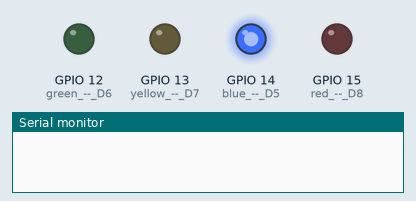
The sketch below on a simulated ESP8266 (NodeMCU). On the bench: output pins drawn as LEDs (lit = HIGH), the last lines printed to the serial monitor. WiFi joins after 1.5 s; servers stay silent unless stated; uploads are accepted with an empty reply.

Above: at 0.1 s.
At 6.3 s:
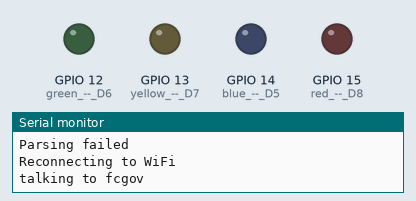
At 74.7 s:
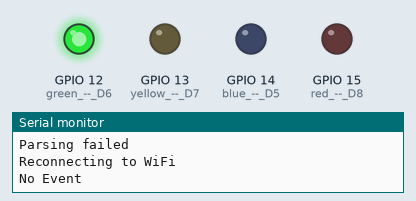
Timing chart, 0 to 76.2 s (numbered marks = the images above):
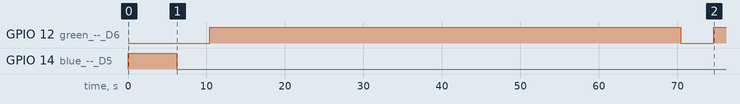

Measured:
- by itself, GPIO 12 (green_--_D6): LOW → HIGH at 10.4 s, → LOW 60.0 s later, → HIGH 4.2 s later
- by itself, GPIO 14 (blue_--_D5): HIGH → LOW at 6.2 s

The sketch:

PN_basic.ino
```cpp
// This code has been written to create a simple device to alert Fort Collins Utilities customers about the status of peakload events
// Please refer to readme file for hardware requirements and configuration
// This solution has been co-created by the City of Fort Collins and Apieron Logic LLC


#include <ESP8266WiFi.h>
#include <ESP8266HTTPClient.h>
#include <ArduinoJson.h>

// Set wifi credentials here
const char* ssid = "NETWORKNAME";                     //Replace with your network name
const char* password = "PASSWORD";                   //Replace with network password

const char* link= "http://www.fcgov.com/peakload/load-control-status?token=ENTERTOKEN";    //URL to query conservation event status- contact Fort Collins Utilities for Token


int underway_events = 0;                              //1 if conservation event is underway, 0 if not
int scheduled_events =0;                              //1 if there is a scheduled conservation event, 0 if not

void setup () {

  pinMode(12, OUTPUT);  //green -- D6
  pinMode(13, OUTPUT);  //yellow -- D7
  pinMode(14, OUTPUT);  //blue -- D5
  pinMode(15, OUTPUT);  //red -- D8

  paintPixels (LOW, LOW, LOW, HIGH);                  //set to blue initially

  Serial.begin(115200);
  WiFi.begin(ssid, password);
  delay (2000);

  getPayload();                                      //to set values of underway_events and scheduled_events based on returned values from peakload website

}


void connectWifi() {                                             //function to connect to wifi
    //disconnect and reconnect to network
    Serial.println("Reconnecting to WiFi");
    WiFi.disconnect();
    delay (2000);
    WiFi.begin(ssid, password);
    delay (2000);
    return;

}


void paintPixels (char g, char y, char r, char b) {                 //function to change colors of LEDs
    digitalWrite(12, g); //green
    digitalWrite(13, y); //yellow
    digitalWrite(15, r); //red
    digitalWrite(14, b);  //blue

    return;
}


void getPayload () {                                                  //Query website and return parsed values


    HTTPClient http;                                                  //Declare an object of class HTTPClient
    Serial.println("talking to fcgov");

    http.begin(link);                                                  //Specify request destination. Does NOT like https
    int httpCode = http.GET();                                         //Send the request

    if (httpCode > 0) {                                                //Check the returning code
        String payload = http.getString();                             //Get the request response payload

        StaticJsonBuffer<300> JSONBuffer;                              //Memory pool
        JsonObject& parsed = JSONBuffer.parseObject(payload);          //Parse message

        if (!parsed.success()) {                                       //Check for errors in parsing

            Serial.println("Parsing failed");
              connectWifi();                                           //try to reconnect to wifi to resolve issue
              return;

            }

        underway_events = parsed["underway_events"];               //Get sensor type value
        scheduled_events = parsed["scheduled_events"];             //Get value of sensor measurement

        Serial.println(underway_events);
        Serial.println(scheduled_events);

        http.end();
    }

  return;
  }

                                                                      //Close connection


void loop() {

   if (WiFi.status() == WL_CONNECTED) {                                //Check WiFi connection status

        paintPixels (LOW, LOW, LOW, LOW);                     //makes LEDs blink to show it is checking
        getPayload();                                         //check peakload website for status


        if (underway_events==0 && scheduled_events==0){
          Serial.println("No Event");
          paintPixels (HIGH, LOW, LOW, LOW);                            //No event so turn on green only

        }

        if (underway_events==0 && scheduled_events!=0){
          Serial.println("Event Scheduled");
          paintPixels (LOW, HIGH, LOW, LOW);                           //Scheduled event so turn on yellow only
        }

        if (underway_events!=0 && scheduled_events==0){
          Serial.println("Event Underway");
          paintPixels (LOW, LOW, HIGH, LOW);                           //Event underway so turn on red only
        }

        if (underway_events!=0 && scheduled_events!=0){
          Serial.println("Event Scheduled and Currently Underway");
          paintPixels (LOW, HIGH, HIGH, LOW);                          //Event underway and scheduled so turn on Yellow and Red
        }


       delay(60000);                                                   //Send a request every 60 seconds

   }else{
       Serial.println("No Connection");
       paintPixels (LOW, LOW, LOW, HIGH);                             //blue only
       connectWifi();                                                 //reconnect to wifi
    }

}
```
